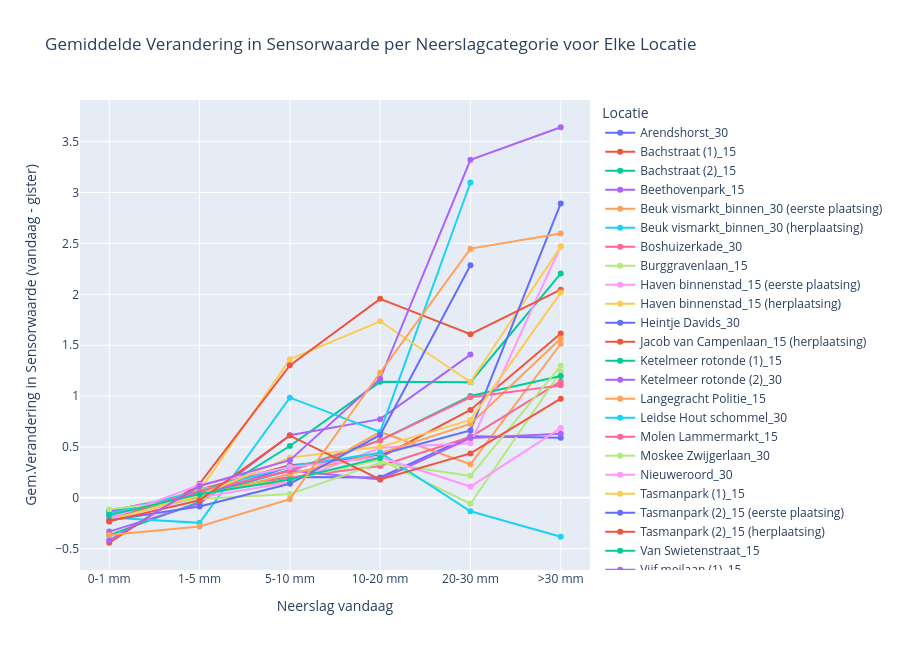

Here is the notebook cell this chart was saved with:
### Code cell
# n vs s_prev_diff

# Define a function to categorize 'n_cum' into bins for analysis
def categorize_rainfall(n_cum_value):
    if n_cum_value < 1:
        return '0-1 mm'
    elif 1 <= n_cum_value < 5:
        return '1-5 mm'
    elif 5 <= n_cum_value < 10:
        return '5-10 mm'
    elif 10 <= n_cum_value < 20:
        return '10-20 mm'
    elif 20 <= n_cum_value < 30:
        return '20-30 mm'
    else:
        return '>30 mm'

# Remove the specific location from the DataFrame, because this is an outlier to the dataset
df_filtered = df[df['locatie'] != 'Jacob van Campenlaan_15 (eerste plaatsing)']

# Apply categorization to 'n_cum' column
df_filtered['n_cum_category'] = df_filtered['n'].apply(categorize_rainfall)

# Calculate the mean 's_prev_diff_2' by location and 'n_cum' category
mean_s_prev_diff_2_by_rain_category = df_filtered.groupby(['locatie', 'n_cum_category'])['s_prev_diff'].mean().unstack()

# Ensure correct ordering of 'n_cum_category'
correct_order = ['0-1 mm', '1-5 mm', '5-10 mm', '10-20 mm', '20-30 mm', '>30 mm']
mean_s_prev_diff_2_by_rain_category = mean_s_prev_diff_2_by_rain_category[correct_order]

# Create an interactive line plot
fig = go.Figure()

# Add a trace for each location
for locatie in mean_s_prev_diff_2_by_rain_category.index:
    fig.add_trace(go.Scatter(
        x=mean_s_prev_diff_2_by_rain_category.columns,
        y=mean_s_prev_diff_2_by_rain_category.loc[locatie],
        mode='lines+markers',
        name=locatie,
        hoverinfo='text',
        text=[f"Locatie: {locatie}<br>Neerslag Categorie: {category}<br>Gemiddelde Verandering: {value:.2f}"
              for category, value in zip(mean_s_prev_diff_2_by_rain_category.columns, 
                                         mean_s_prev_diff_2_by_rain_category.loc[locatie])]
    ))

# Customize layout with increased height
fig.update_layout(
    title="Gemiddelde Verandering in Sensorwaarde per Neerslagcategorie voor Elke Locatie",
    xaxis_title="Neerslag vandaag",
    yaxis_title="Gem.Verandering in Sensorwaarde (vandaag - gister)",
    xaxis=dict(tickmode='array', tickvals=correct_order),
    legend_title="Locatie",
    hovermode='closest',
    height=650  # Doubling the height for a taller plot
)

# Display the interactive plot
fig.show()

### Figure 1 — Plotly figure (JSON) as saved in the notebook; plotly's stock layout.template omitted (floating-point values rounded to 4 significant figures)
{"data": [{"hoverinfo": "text", "mode": "lines+markers", "name": "Arendshorst_30", "text": ["Locatie: Arendshorst_30<br>Neerslag Categorie: 0-1 mm<br>Gemiddelde Verandering: -0.13", "Locatie: Arendshorst_30<br>Neerslag Categorie: 1-5 mm<br>Gemiddelde Verandering: 0.05", "Locatie: Arendshorst_30<br>Neerslag Categorie: 5-10 mm<br>Gemiddelde Verandering: 0.20", "Locatie: Arendshorst_30<br>Neerslag Categorie: 10-20 mm<br>Gemiddelde Verandering: 0.20", "Locatie: Arendshorst_30<br>Neerslag Categorie: 20-30 mm<br>Gemiddelde Verandering: 0.61", "Locatie: Arendshorst_30<br>Neerslag Categorie: >30 mm<br>Gemiddelde Verandering: 0.59"], "type": "scatter", "x": ["0-1 mm", "1-5 mm", "5-10 mm", "10-20 mm", "20-30 mm", ">30 mm"], "y": [-0.1311, 0.05087, 0.2048, 0.2012, 0.6058, 0.5917]}, {"hoverinfo": "text", "mode": "lines+markers", "name": "Bachstraat (1)_15", "text": ["Locatie: Bachstraat (1)_15<br>Neerslag Categorie: 0-1 mm<br>Gemiddelde Verandering: -0.23", "Locatie: Bachstraat (1)_15<br>Neerslag Categorie: 1-5 mm<br>Gemiddelde Verandering: 0.08", "Locatie: Bachstraat (1)_15<br>Neerslag Categorie: 5-10 mm<br>Gemiddelde Verandering: 0.32", "Locatie: Bachstraat (1)_15<br>Neerslag Categorie: 10-20 mm<br>Gemiddelde Verandering: 0.40", "Locatie: Bachstraat (1)_15<br>Neerslag Categorie: 20-30 mm<br>Gemiddelde Verandering: 0.86", "Locatie: Bachstraat (1)_15<br>Neerslag Categorie: >30 mm<br>Gemiddelde Verandering: 1.62"], "type": "scatter", "x": ["0-1 mm", "1-5 mm", "5-10 mm", "10-20 mm", "20-30 mm", ">30 mm"], "y": [-0.2294, 0.07924, 0.3201, 0.3972, 0.8635, 1.615]}, {"hoverinfo": "text", "mode": "lines+markers", "name": "Bachstraat (2)_15", "text": ["Locatie: Bachstraat (2)_15<br>Neerslag Categorie: 0-1 mm<br>Gemiddelde Verandering: -0.37", "Locatie: Bachstraat (2)_15<br>Neerslag Categorie: 1-5 mm<br>Gemiddelde Verandering: -0.04", "Locatie: Bachstraat (2)_15<br>Neerslag Categorie: 5-10 mm<br>Gemiddelde Verandering: 0.51", "Locatie: Bachstraat (2)_15<br>Neerslag Categorie: 10-20 mm<br>Gemiddelde Verandering: 1.14", "Locatie: Bachstraat (2)_15<br>Neerslag Categorie: 20-30 mm<br>Gemiddelde Verandering: 1.14", "Locatie: Bachstraat (2)_15<br>Neerslag Categorie: >30 mm<br>Gemiddelde Verandering: 2.20"], "type": "scatter", "x": ["0-1 mm", "1-5 mm", "5-10 mm", "10-20 mm", "20-30 mm", ">30 mm"], "y": [-0.3662, -0.04057, 0.5097, 1.14, 1.136, 2.204]}, {"hoverinfo": "text", "mode": "lines+markers", "name": "Beethovenpark_15", "text": ["Locatie: Beethovenpark_15<br>Neerslag Categorie: 0-1 mm<br>Gemiddelde Verandering: -0.33", "Locatie: Beethovenpark_15<br>Neerslag Categorie: 1-5 mm<br>Gemiddelde Verandering: -0.05", "Locatie: Beethovenpark_15<br>Neerslag Categorie: 5-10 mm<br>Gemiddelde Verandering: 0.61", "Locatie: Beethovenpark_15<br>Neerslag Categorie: 10-20 mm<br>Gemiddelde Verandering: 0.77", "Locatie: Beethovenpark_15<br>Neerslag Categorie: 20-30 mm<br>Gemiddelde Verandering: 1.41", "Locatie: Beethovenpark_15<br>Neerslag Categorie: >30 mm<br>Gemiddelde Verandering: nan"], "type": "scatter", "x": ["0-1 mm", "1-5 mm", "5-10 mm", "10-20 mm", "20-30 mm", ">30 mm"], "y": [-0.3313, -0.05423, 0.6149, 0.7732, 1.408, null]}, {"hoverinfo": "text", "mode": "lines+markers", "name": "Beuk vismarkt_binnen_30 (eerste plaatsing)", "text": ["Locatie: Beuk vismarkt_binnen_30 (eerste plaatsing)<br>Neerslag Categorie: 0-1 mm<br>Gemiddelde Verandering: -0.22", "Locatie: Beuk vismarkt_binnen_30 (eerste plaatsing)<br>Neerslag Categorie: 1-5 mm<br>Gemiddelde Verandering: 0.09", "Locatie: Beuk vismarkt_binnen_30 (eerste plaatsing)<br>Neerslag Categorie: 5-10 mm<br>Gemiddelde Verandering: 0.15", "Locatie: Beuk vismarkt_binnen_30 (eerste plaatsing)<br>Neerslag Categorie: 10-20 mm<br>Gemiddelde Verandering: 0.65", "Locatie: Beuk vismarkt_binnen_30 (eerste plaatsing)<br>Neerslag Categorie: 20-30 mm<br>Gemiddelde Verandering: 0.33", "Locatie: Beuk vismarkt_binnen_30 (eerste plaatsing)<br>Neerslag Categorie: >30 mm<br>Gemiddelde Verandering: 1.51"], "type": "scatter", "x": ["0-1 mm", "1-5 mm", "5-10 mm", "10-20 mm", "20-30 mm", ">30 mm"], "y": [-0.2227, 0.09092, 0.1475, 0.6477, 0.33, 1.514]}, {"hoverinfo": "text", "mode": "lines+markers", "name": "Beuk vismarkt_binnen_30 (herplaatsing)", "text": ["Locatie: Beuk vismarkt_binnen_30 (herplaatsing)<br>Neerslag Categorie: 0-1 mm<br>Gemiddelde Verandering: -0.19", "Locatie: Beuk vismarkt_binnen_30 (herplaatsing)<br>Neerslag Categorie: 1-5 mm<br>Gemiddelde Verandering: -0.25", "Locatie: Beuk vismarkt_binnen_30 (herplaatsing)<br>Neerslag Categorie: 5-10 mm<br>Gemiddelde Verandering: 0.98", "Locatie: Beuk vismarkt_binnen_30 (herplaatsing)<br>Neerslag Categorie: 10-20 mm<br>Gemiddelde Verandering: 0.65", "Locatie: Beuk vismarkt_binnen_30 (herplaatsing)<br>Neerslag Categorie: 20-30 mm<br>Gemiddelde Verandering: 3.10", "Locatie: Beuk vismarkt_binnen_30 (herplaatsing)<br>Neerslag Categorie: >30 mm<br>Gemiddelde Verandering: nan"], "type": "scatter", "x": ["0-1 mm", "1-5 mm", "5-10 mm", "10-20 mm", "20-30 mm", ">30 mm"], "y": [-0.1923, -0.2456, 0.9846, 0.6479, 3.098, null]}, {"hoverinfo": "text", "mode": "lines+markers", "name": "Boshuizerkade_30", "text": ["Locatie: Boshuizerkade_30<br>Neerslag Categorie: 0-1 mm<br>Gemiddelde Verandering: -0.13", "Locatie: Boshuizerkade_30<br>Neerslag Categorie: 1-5 mm<br>Gemiddelde Verandering: 0.04", "Locatie: Boshuizerkade_30<br>Neerslag Categorie: 5-10 mm<br>Gemiddelde Verandering: 0.20", "Locatie: Boshuizerkade_30<br>Neerslag Categorie: 10-20 mm<br>Gemiddelde Verandering: 0.31", "Locatie: Boshuizerkade_30<br>Neerslag Categorie: 20-30 mm<br>Gemiddelde Verandering: 0.60", "Locatie: Boshuizerkade_30<br>Neerslag Categorie: >30 mm<br>Gemiddelde Verandering: 1.14"], "type": "scatter", "x": ["0-1 mm", "1-5 mm", "5-10 mm", "10-20 mm", "20-30 mm", ">30 mm"], "y": [-0.1253, 0.04446, 0.1991, 0.3139, 0.5981, 1.144]}, {"hoverinfo": "text", "mode": "lines+markers", "name": "Burggravenlaan_15", "text": ["Locatie: Burggravenlaan_15<br>Neerslag Categorie: 0-1 mm<br>Gemiddelde Verandering: -0.15", "Locatie: Burggravenlaan_15<br>Neerslag Categorie: 1-5 mm<br>Gemiddelde Verandering: 0.08", "Locatie: Burggravenlaan_15<br>Neerslag Categorie: 5-10 mm<br>Gemiddelde Verandering: 0.18", "Locatie: Burggravenlaan_15<br>Neerslag Categorie: 10-20 mm<br>Gemiddelde Verandering: 0.37", "Locatie: Burggravenlaan_15<br>Neerslag Categorie: 20-30 mm<br>Gemiddelde Verandering: -0.06", "Locatie: Burggravenlaan_15<br>Neerslag Categorie: >30 mm<br>Gemiddelde Verandering: 1.24"], "type": "scatter", "x": ["0-1 mm", "1-5 mm", "5-10 mm", "10-20 mm", "20-30 mm", ">30 mm"], "y": [-0.1477, 0.07767, 0.176, 0.3737, -0.05802, 1.238]}, {"hoverinfo": "text", "mode": "lines+markers", "name": "Haven binnenstad_15 (eerste plaatsing)", "text": ["Locatie: Haven binnenstad_15 (eerste plaatsing)<br>Neerslag Categorie: 0-1 mm<br>Gemiddelde Verandering: -0.20", "Locatie: Haven binnenstad_15 (eerste plaatsing)<br>Neerslag Categorie: 1-5 mm<br>Gemiddelde Verandering: 0.00", "Locatie: Haven binnenstad_15 (eerste plaatsing)<br>Neerslag Categorie: 5-10 mm<br>Gemiddelde Verandering: 0.15", "Locatie: Haven binnenstad_15 (eerste plaatsing)<br>Neerslag Categorie: 10-20 mm<br>Gemiddelde Verandering: 0.49", "Locatie: Haven binnenstad_15 (eerste plaatsing)<br>Neerslag Categorie: 20-30 mm<br>Gemiddelde Verandering: 0.54", "Locatie: Haven binnenstad_15 (eerste plaatsing)<br>Neerslag Categorie: >30 mm<br>Gemiddelde Verandering: 2.47"], "type": "scatter", "x": ["0-1 mm", "1-5 mm", "5-10 mm", "10-20 mm", "20-30 mm", ">30 mm"], "y": [-0.2029, 0.002842, 0.154, 0.4915, 0.5357, 2.472]}, {"hoverinfo": "text", "mode": "lines+markers", "name": "Haven binnenstad_15 (herplaatsing)", "text": ["Locatie: Haven binnenstad_15 (herplaatsing)<br>Neerslag Categorie: 0-1 mm<br>Gemiddelde Verandering: -0.15", "Locatie: Haven binnenstad_15 (herplaatsing)<br>Neerslag Categorie: 1-5 mm<br>Gemiddelde Verandering: 0.07", "Locatie: Haven binnenstad_15 (herplaatsing)<br>Neerslag Categorie: 5-10 mm<br>Gemiddelde Verandering: 1.36", "Locatie: Haven binnenstad_15 (herplaatsing)<br>Neerslag Categorie: 10-20 mm<br>Gemiddelde Verandering: 1.74", "Locatie: Haven binnenstad_15 (herplaatsing)<br>Neerslag Categorie: 20-30 mm<br>Gemiddelde Verandering: 1.14", "Locatie: Haven binnenstad_15 (herplaatsing)<br>Neerslag Categorie: >30 mm<br>Gemiddelde Verandering: 2.47"], "type": "scatter", "x": ["0-1 mm", "1-5 mm", "5-10 mm", "10-20 mm", "20-30 mm", ">30 mm"], "y": [-0.1528, 0.06811, 1.362, 1.735, 1.139, 2.468]}, {"hoverinfo": "text", "mode": "lines+markers", "name": "Heintje Davids_30", "text": ["Locatie: Heintje Davids_30<br>Neerslag Categorie: 0-1 mm<br>Gemiddelde Verandering: -0.13", "Locatie: Heintje Davids_30<br>Neerslag Categorie: 1-5 mm<br>Gemiddelde Verandering: 0.01", "Locatie: Heintje Davids_30<br>Neerslag Categorie: 5-10 mm<br>Gemiddelde Verandering: 0.31", "Locatie: Heintje Davids_30<br>Neerslag Categorie: 10-20 mm<br>Gemiddelde Verandering: 0.43", "Locatie: Heintje Davids_30<br>Neerslag Categorie: 20-30 mm<br>Gemiddelde Verandering: 0.66", "Locatie: Heintje Davids_30<br>Neerslag Categorie: >30 mm<br>Gemiddelde Verandering: 2.89"], "type": "scatter", "x": ["0-1 mm", "1-5 mm", "5-10 mm", "10-20 mm", "20-30 mm", ">30 mm"], "y": [-0.1321, 0.01306, 0.3073, 0.4265, 0.6627, 2.893]}, {"hoverinfo": "text", "mode": "lines+markers", "name": "Jacob van Campenlaan_15 (herplaatsing)", "text": ["Locatie: Jacob van Campenlaan_15 (herplaatsing)<br>Neerslag Categorie: 0-1 mm<br>Gemiddelde Verandering: -0.44", "Locatie: Jacob van Campenlaan_15 (herplaatsing)<br>Neerslag Categorie: 1-5 mm<br>Gemiddelde Verandering: 0.14", "Locatie: Jacob van Campenlaan_15 (herplaatsing)<br>Neerslag Categorie: 5-10 mm<br>Gemiddelde Verandering: 1.30", "Locatie: Jacob van Campenlaan_15 (herplaatsing)<br>Neerslag Categorie: 10-20 mm<br>Gemiddelde Verandering: 1.96", "Locatie: Jacob van Campenlaan_15 (herplaatsing)<br>Neerslag Categorie: 20-30 mm<br>Gemiddelde Verandering: 1.61", "Locatie: Jacob van Campenlaan_15 (herplaatsing)<br>Neerslag Categorie: >30 mm<br>Gemiddelde Verandering: 2.05"], "type": "scatter", "x": ["0-1 mm", "1-5 mm", "5-10 mm", "10-20 mm", "20-30 mm", ">30 mm"], "y": [-0.441, 0.1382, 1.302, 1.955, 1.608, 2.046]}, {"hoverinfo": "text", "mode": "lines+markers", "name": "Ketelmeer rotonde (1)_15", "text": ["Locatie: Ketelmeer rotonde (1)_15<br>Neerslag Categorie: 0-1 mm<br>Gemiddelde Verandering: -0.19", "Locatie: Ketelmeer rotonde (1)_15<br>Neerslag Categorie: 1-5 mm<br>Gemiddelde Verandering: 0.02", "Locatie: Ketelmeer rotonde (1)_15<br>Neerslag Categorie: 5-10 mm<br>Gemiddelde Verandering: 0.27", "Locatie: Ketelmeer rotonde (1)_15<br>Neerslag Categorie: 10-20 mm<br>Gemiddelde Verandering: 0.56", "Locatie: Ketelmeer rotonde (1)_15<br>Neerslag Categorie: 20-30 mm<br>Gemiddelde Verandering: 1.00", "Locatie: Ketelmeer rotonde (1)_15<br>Neerslag Categorie: >30 mm<br>Gemiddelde Verandering: 1.20"], "type": "scatter", "x": ["0-1 mm", "1-5 mm", "5-10 mm", "10-20 mm", "20-30 mm", ">30 mm"], "y": [-0.1938, 0.01795, 0.2739, 0.5646, 1.002, 1.196]}, {"hoverinfo": "text", "mode": "lines+markers", "name": "Ketelmeer rotonde (2)_30", "text": ["Locatie: Ketelmeer rotonde (2)_30<br>Neerslag Categorie: 0-1 mm<br>Gemiddelde Verandering: -0.13", "Locatie: Ketelmeer rotonde (2)_30<br>Neerslag Categorie: 1-5 mm<br>Gemiddelde Verandering: 0.04", "Locatie: Ketelmeer rotonde (2)_30<br>Neerslag Categorie: 5-10 mm<br>Gemiddelde Verandering: 0.27", "Locatie: Ketelmeer rotonde (2)_30<br>Neerslag Categorie: 10-20 mm<br>Gemiddelde Verandering: 0.18", "Locatie: Ketelmeer rotonde (2)_30<br>Neerslag Categorie: 20-30 mm<br>Gemiddelde Verandering: 0.59", "Locatie: Ketelmeer rotonde (2)_30<br>Neerslag Categorie: >30 mm<br>Gemiddelde Verandering: 0.63"], "type": "scatter", "x": ["0-1 mm", "1-5 mm", "5-10 mm", "10-20 mm", "20-30 mm", ">30 mm"], "y": [-0.1303, 0.0419, 0.2699, 0.1807, 0.5871, 0.6298]}, {"hoverinfo": "text", "mode": "lines+markers", "name": "Langegracht Politie_15", "text": ["Locatie: Langegracht Politie_15<br>Neerslag Categorie: 0-1 mm<br>Gemiddelde Verandering: -0.16", "Locatie: Langegracht Politie_15<br>Neerslag Categorie: 1-5 mm<br>Gemiddelde Verandering: 0.02", "Locatie: Langegracht Politie_15<br>Neerslag Categorie: 5-10 mm<br>Gemiddelde Verandering: 0.23", "Locatie: Langegracht Politie_15<br>Neerslag Categorie: 10-20 mm<br>Gemiddelde Verandering: 0.44", "Locatie: Langegracht Politie_15<br>Neerslag Categorie: 20-30 mm<br>Gemiddelde Verandering: 0.73", "Locatie: Langegracht Politie_15<br>Neerslag Categorie: >30 mm<br>Gemiddelde Verandering: 1.57"], "type": "scatter", "x": ["0-1 mm", "1-5 mm", "5-10 mm", "10-20 mm", "20-30 mm", ">30 mm"], "y": [-0.1637, 0.0175, 0.235, 0.4394, 0.7266, 1.566]}, {"hoverinfo": "text", "mode": "lines+markers", "name": "Leidse Hout schommel_30", "text": ["Locatie: Leidse Hout schommel_30<br>Neerslag Categorie: 0-1 mm<br>Gemiddelde Verandering: -0.15", "Locatie: Leidse Hout schommel_30<br>Neerslag Categorie: 1-5 mm<br>Gemiddelde Verandering: 0.07", "Locatie: Leidse Hout schommel_30<br>Neerslag Categorie: 5-10 mm<br>Gemiddelde Verandering: 0.31", "Locatie: Leidse Hout schommel_30<br>Neerslag Categorie: 10-20 mm<br>Gemiddelde Verandering: 0.44", "Locatie: Leidse Hout schommel_30<br>Neerslag Categorie: 20-30 mm<br>Gemiddelde Verandering: -0.13", "Locatie: Leidse Hout schommel_30<br>Neerslag Categorie: >30 mm<br>Gemiddelde Verandering: -0.38"], "type": "scatter", "x": ["0-1 mm", "1-5 mm", "5-10 mm", "10-20 mm", "20-30 mm", ">30 mm"], "y": [-0.1525, 0.06675, 0.3075, 0.4425, -0.132, -0.3825]}, {"hoverinfo": "text", "mode": "lines+markers", "name": "Molen Lammermarkt_15", "text": ["Locatie: Molen Lammermarkt_15<br>Neerslag Categorie: 0-1 mm<br>Gemiddelde Verandering: -0.20", "Locatie: Molen Lammermarkt_15<br>Neerslag Categorie: 1-5 mm<br>Gemiddelde Verandering: 0.06", "Locatie: Molen Lammermarkt_15<br>Neerslag Categorie: 5-10 mm<br>Gemiddelde Verandering: 0.26", "Locatie: Molen Lammermarkt_15<br>Neerslag Categorie: 10-20 mm<br>Gemiddelde Verandering: 0.56", "Locatie: Molen Lammermarkt_15<br>Neerslag Categorie: 20-30 mm<br>Gemiddelde Verandering: 0.99", "Locatie: Molen Lammermarkt_15<br>Neerslag Categorie: >30 mm<br>Gemiddelde Verandering: 1.11"], "type": "scatter", "x": ["0-1 mm", "1-5 mm", "5-10 mm", "10-20 mm", "20-30 mm", ">30 mm"], "y": [-0.1988, 0.06407, 0.2646, 0.5647, 0.9878, 1.105]}, {"hoverinfo": "text", "mode": "lines+markers", "name": "Moskee Zwijgerlaan_30", "text": ["Locatie: Moskee Zwijgerlaan_30<br>Neerslag Categorie: 0-1 mm<br>Gemiddelde Verandering: -0.11", "Locatie: Moskee Zwijgerlaan_30<br>Neerslag Categorie: 1-5 mm<br>Gemiddelde Verandering: -0.01", "Locatie: Moskee Zwijgerlaan_30<br>Neerslag Categorie: 5-10 mm<br>Gemiddelde Verandering: 0.04", "Locatie: Moskee Zwijgerlaan_30<br>Neerslag Categorie: 10-20 mm<br>Gemiddelde Verandering: 0.34", "Locatie: Moskee Zwijgerlaan_30<br>Neerslag Categorie: 20-30 mm<br>Gemiddelde Verandering: 0.22", "Locatie: Moskee Zwijgerlaan_30<br>Neerslag Categorie: >30 mm<br>Gemiddelde Verandering: 1.30"], "type": "scatter", "x": ["0-1 mm", "1-5 mm", "5-10 mm", "10-20 mm", "20-30 mm", ">30 mm"], "y": [-0.1117, -0.01233, 0.03694, 0.3446, 0.2165, 1.298]}, {"hoverinfo": "text", "mode": "lines+markers", "name": "Nieuweroord_30", "text": ["Locatie: Nieuweroord_30<br>Neerslag Categorie: 0-1 mm<br>Gemiddelde Verandering: -0.20", "Locatie: Nieuweroord_30<br>Neerslag Categorie: 1-5 mm<br>Gemiddelde Verandering: 0.13", "Locatie: Nieuweroord_30<br>Neerslag Categorie: 5-10 mm<br>Gemiddelde Verandering: 0.30", "Locatie: Nieuweroord_30<br>Neerslag Categorie: 10-20 mm<br>Gemiddelde Verandering: 0.40", "Locatie: Nieuweroord_30<br>Neerslag Categorie: 20-30 mm<br>Gemiddelde Verandering: 0.11", "Locatie: Nieuweroord_30<br>Neerslag Categorie: >30 mm<br>Gemiddelde Verandering: 0.69"], "type": "scatter", "x": ["0-1 mm", "1-5 mm", "5-10 mm", "10-20 mm", "20-30 mm", ">30 mm"], "y": [-0.2046, 0.1278, 0.3021, 0.399, 0.111, 0.686]}, {"hoverinfo": "text", "mode": "lines+markers", "name": "Tasmanpark (1)_15", "text": ["Locatie: Tasmanpark (1)_15<br>Neerslag Categorie: 0-1 mm<br>Gemiddelde Verandering: -0.22", "Locatie: Tasmanpark (1)_15<br>Neerslag Categorie: 1-5 mm<br>Gemiddelde Verandering: 0.03", "Locatie: Tasmanpark (1)_15<br>Neerslag Categorie: 5-10 mm<br>Gemiddelde Verandering: 0.40", "Locatie: Tasmanpark (1)_15<br>Neerslag Categorie: 10-20 mm<br>Gemiddelde Verandering: 0.50", "Locatie: Tasmanpark (1)_15<br>Neerslag Categorie: 20-30 mm<br>Gemiddelde Verandering: 0.77", "Locatie: Tasmanpark (1)_15<br>Neerslag Categorie: >30 mm<br>Gemiddelde Verandering: 2.02"], "type": "scatter", "x": ["0-1 mm", "1-5 mm", "5-10 mm", "10-20 mm", "20-30 mm", ">30 mm"], "y": [-0.2168, 0.02632, 0.3955, 0.5011, 0.7657, 2.017]}, {"hoverinfo": "text", "mode": "lines+markers", "name": "Tasmanpark (2)_15 (eerste plaatsing)", "text": ["Locatie: Tasmanpark (2)_15 (eerste plaatsing)<br>Neerslag Categorie: 0-1 mm<br>Gemiddelde Verandering: -0.22", "Locatie: Tasmanpark (2)_15 (eerste plaatsing)<br>Neerslag Categorie: 1-5 mm<br>Gemiddelde Verandering: -0.08", "Locatie: Tasmanpark (2)_15 (eerste plaatsing)<br>Neerslag Categorie: 5-10 mm<br>Gemiddelde Verandering: 0.14", "Locatie: Tasmanpark (2)_15 (eerste plaatsing)<br>Neerslag Categorie: 10-20 mm<br>Gemiddelde Verandering: 0.62", "Locatie: Tasmanpark (2)_15 (eerste plaatsing)<br>Neerslag Categorie: 20-30 mm<br>Gemiddelde Verandering: 2.29", "Locatie: Tasmanpark (2)_15 (eerste plaatsing)<br>Neerslag Categorie: >30 mm<br>Gemiddelde Verandering: nan"], "type": "scatter", "x": ["0-1 mm", "1-5 mm", "5-10 mm", "10-20 mm", "20-30 mm", ">30 mm"], "y": [-0.2205, -0.0849, 0.1381, 0.6183, 2.286, null]}, {"hoverinfo": "text", "mode": "lines+markers", "name": "Tasmanpark (2)_15 (herplaatsing)", "text": ["Locatie: Tasmanpark (2)_15 (herplaatsing)<br>Neerslag Categorie: 0-1 mm<br>Gemiddelde Verandering: -0.23", "Locatie: Tasmanpark (2)_15 (herplaatsing)<br>Neerslag Categorie: 1-5 mm<br>Gemiddelde Verandering: -0.02", "Locatie: Tasmanpark (2)_15 (herplaatsing)<br>Neerslag Categorie: 5-10 mm<br>Gemiddelde Verandering: 0.61", "Locatie: Tasmanpark (2)_15 (herplaatsing)<br>Neerslag Categorie: 10-20 mm<br>Gemiddelde Verandering: 0.18", "Locatie: Tasmanpark (2)_15 (herplaatsing)<br>Neerslag Categorie: 20-30 mm<br>Gemiddelde Verandering: 0.44", "Locatie: Tasmanpark (2)_15 (herplaatsing)<br>Neerslag Categorie: >30 mm<br>Gemiddelde Verandering: 0.98"], "type": "scatter", "x": ["0-1 mm", "1-5 mm", "5-10 mm", "10-20 mm", "20-30 mm", ">30 mm"], "y": [-0.2312, -0.02305, 0.6116, 0.1815, 0.4368, 0.975]}, {"hoverinfo": "text", "mode": "lines+markers", "name": "Van Swietenstraat_15", "text": ["Locatie: Van Swietenstraat_15<br>Neerslag Categorie: 0-1 mm<br>Gemiddelde Verandering: -0.17", "Locatie: Van Swietenstraat_15<br>Neerslag Categorie: 1-5 mm<br>Gemiddelde Verandering: 0.04", "Locatie: Van Swietenstraat_15<br>Neerslag Categorie: 5-10 mm<br>Gemiddelde Verandering: 0.18", "Locatie: Van Swietenstraat_15<br>Neerslag Categorie: 10-20 mm<br>Gemiddelde Verandering: 0.39", "Locatie: Van Swietenstraat_15<br>Neerslag Categorie: 20-30 mm<br>Gemiddelde Verandering: nan", "Locatie: Van Swietenstraat_15<br>Neerslag Categorie: >30 mm<br>Gemiddelde Verandering: nan"], "type": "scatter", "x": ["0-1 mm", "1-5 mm", "5-10 mm", "10-20 mm", "20-30 mm", ">30 mm"], "y": [-0.1695, 0.0366, 0.1811, 0.3927, null, null]}, {"hoverinfo": "text", "mode": "lines+markers", "name": "Vijf meilaan (1)_15", "text": ["Locatie: Vijf meilaan (1)_15<br>Neerslag Categorie: 0-1 mm<br>Gemiddelde Verandering: -0.42", "Locatie: Vijf meilaan (1)_15<br>Neerslag Categorie: 1-5 mm<br>Gemiddelde Verandering: 0.12", "Locatie: Vijf meilaan (1)_15<br>Neerslag Categorie: 5-10 mm<br>Gemiddelde Verandering: 0.37", "Locatie: Vijf meilaan (1)_15<br>Neerslag Categorie: 10-20 mm<br>Gemiddelde Verandering: 1.17", "Locatie: Vijf meilaan (1)_15<br>Neerslag Categorie: 20-30 mm<br>Gemiddelde Verandering: 3.32", "Locatie: Vijf meilaan (1)_15<br>Neerslag Categorie: >30 mm<br>Gemiddelde Verandering: 3.64"], "type": "scatter", "x": ["0-1 mm", "1-5 mm", "5-10 mm", "10-20 mm", "20-30 mm", ">30 mm"], "y": [-0.4163, 0.1163, 0.37, 1.17, 3.321, 3.641]}, {"hoverinfo": "text", "mode": "lines+markers", "name": "Vijf meilaan (2)_30", "text": ["Locatie: Vijf meilaan (2)_30<br>Neerslag Categorie: 0-1 mm<br>Gemiddelde Verandering: -0.36", "Locatie: Vijf meilaan (2)_30<br>Neerslag Categorie: 1-5 mm<br>Gemiddelde Verandering: -0.28", "Locatie: Vijf meilaan (2)_30<br>Neerslag Categorie: 5-10 mm<br>Gemiddelde Verandering: -0.01", "Locatie: Vijf meilaan (2)_30<br>Neerslag Categorie: 10-20 mm<br>Gemiddelde Verandering: 1.23", "Locatie: Vijf meilaan (2)_30<br>Neerslag Categorie: 20-30 mm<br>Gemiddelde Verandering: 2.45", "Locatie: Vijf meilaan (2)_30<br>Neerslag Categorie: >30 mm<br>Gemiddelde Verandering: 2.60"], "type": "scatter", "x": ["0-1 mm", "1-5 mm", "5-10 mm", "10-20 mm", "20-30 mm", ">30 mm"], "y": [-0.3644, -0.2817, -0.01256, 1.229, 2.449, 2.598]}], "layout": {"height": 650, "hovermode": "closest", "legend": {"title": {"text": "Locatie"}}, "title": {"text": "Gemiddelde Verandering in Sensorwaarde per Neerslagcategorie voor Elke Locatie"}, "xaxis": {"tickmode": "array", "tickvals": ["0-1 mm", "1-5 mm", "5-10 mm", "10-20 mm", "20-30 mm", ">30 mm"], "title": {"text": "Neerslag vandaag"}}, "yaxis": {"title": {"text": "Gem.Verandering in Sensorwaarde (vandaag - gister)"}}}}
